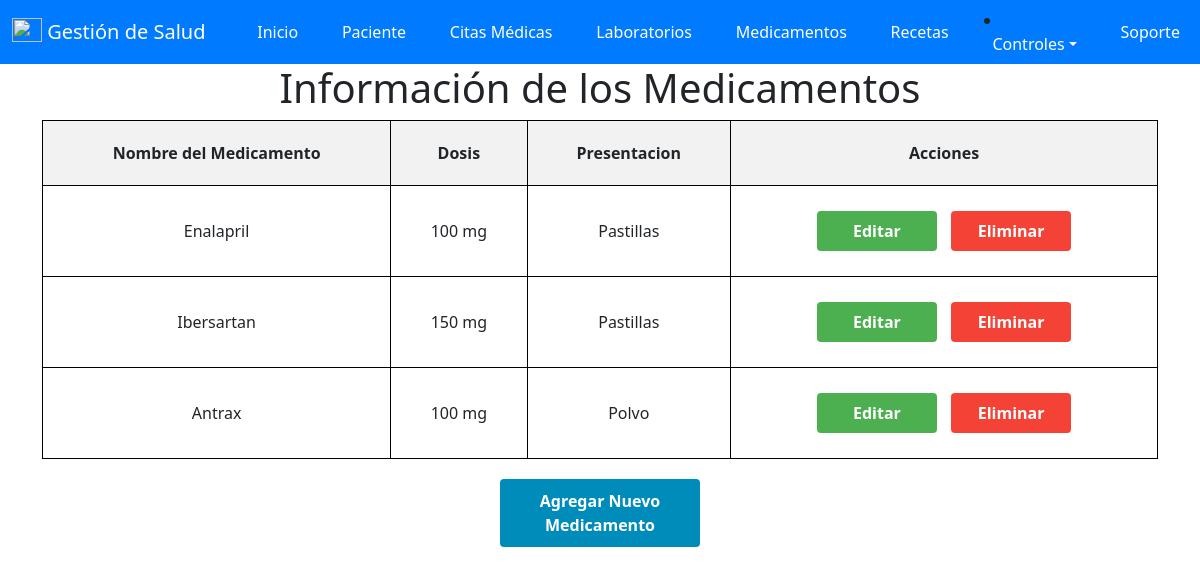
The app's page /medicamentos/ (signed in), older data.
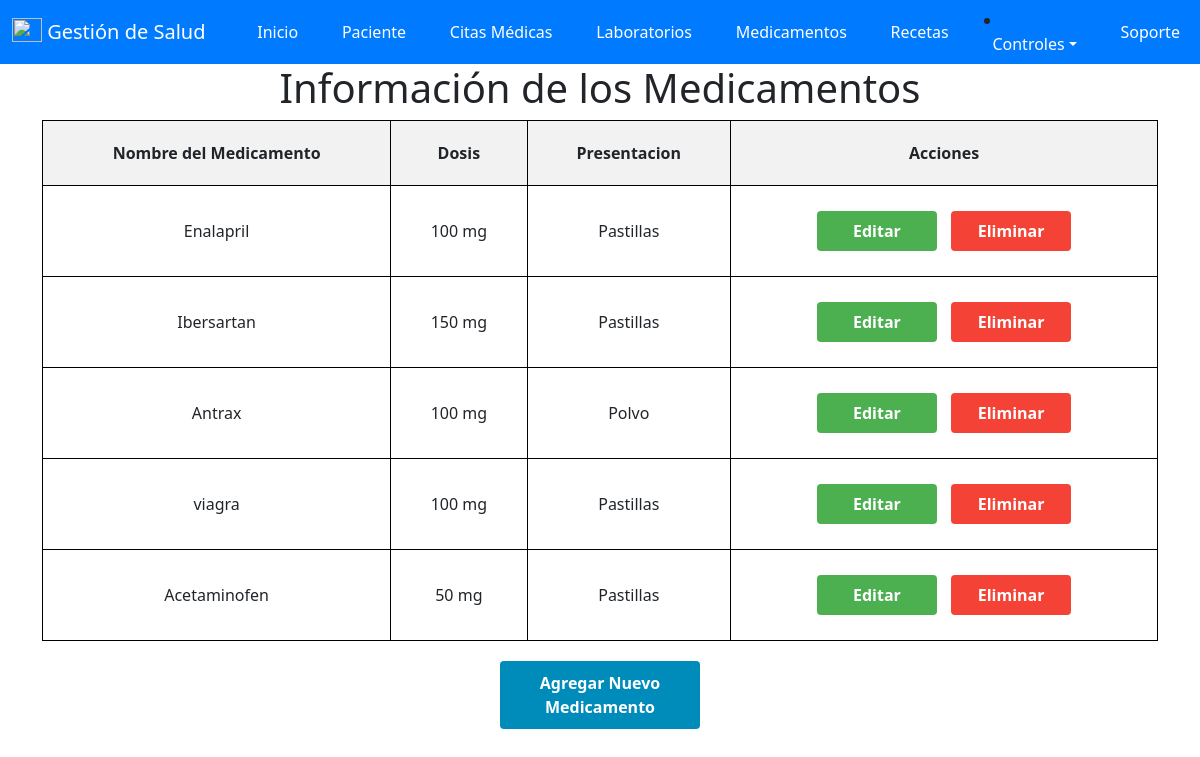
The same page, newer data.
### salud/models.py (models this page shows, shortened)
class medicamento(models.Model):
    id_Medicamento = models.AutoField(primary_key=True, verbose_name='ID_Medicamento')
    nombre_Medicamento = models.CharField(max_length=50, verbose_name='Nombre')
    dosis = models.CharField(max_length=50, verbose_name='Dosis')
    presentacion = models.CharField(max_length=50, verbose_name='Presentacion')
    id_usuario = models.ForeignKey(User, on_delete=models.CASCADE)

### salud/views.py (the view)
# urls.py: path('medicamentos/', views.medicamentos, name='medicamentos'),
@login_required(login_url='/accounts/login/')
def medicamentos(request):
    medicamentos = medicamento.objects.filter(id_usuario=request.user)
    context = {
        'medicamentos': medicamentos
    }
    return render(request, 'Programar/medicamentos.html', context)

### salud/templates/Programar/medicamentos.html (shortened to what this page needs)
{% extends "base.html" %}
{% block contenido %}
<!DOCTYPE html>
<html>
<head>
</head>
<body>
    <h1>Información de los Medicamentos</h1>
    <form method="post" action="{% url 'medicamentos' %}">
        <table>
            <thead>
                <tr>
                    <th>Nombre del Medicamento</th>
                    <th>Dosis</th>
                    <th>Presentacion</th>
                    <th>Acciones</th>
                </tr>
            </thead>
            <tbody>
                {% for medicamento in medicamentos %}
                <tr>
                    <td>{{medicamento.nombre_Medicamento}}</td>
                    <td>{{medicamento.dosis}}</td>
                    <td>{{medicamento.presentacion }}</td>
                    <td>
                        <a href= "{% url 'editar_medicamentos' medicamento.id_Medicamento %}"class="button edit-button">Editar</a>
                        <a href="{% url 'eliminar_medicamentos' medicamento.id_Medicamento %}" class="button delete-button" onclick="return confirm('¿Estás seguro de que deseas eliminar este Medicamento?');">Eliminar</a>
                    </td>
                </tr>
                {% empty %}
                <tr>
                    <td colspan="6">No hay medicamentos Disponibles</td>
                </tr>
                {% endfor %}
            </tbody>
        </table>
        <a href="{% url 'agregar_medicamentos' %}" class="button add-button">Agregar Nuevo Medicamento</a>
    </form>
</body>
</html>
{% endblock %}

Row changes from the older to the newer data that the page shows:
added medicamento: nombre_Medicamento "viagra", dosis "100 mg", presentacion "Pastillas"
added medicamento: nombre_Medicamento "Acetaminofen", dosis "50 mg", presentacion "Pastillas"
